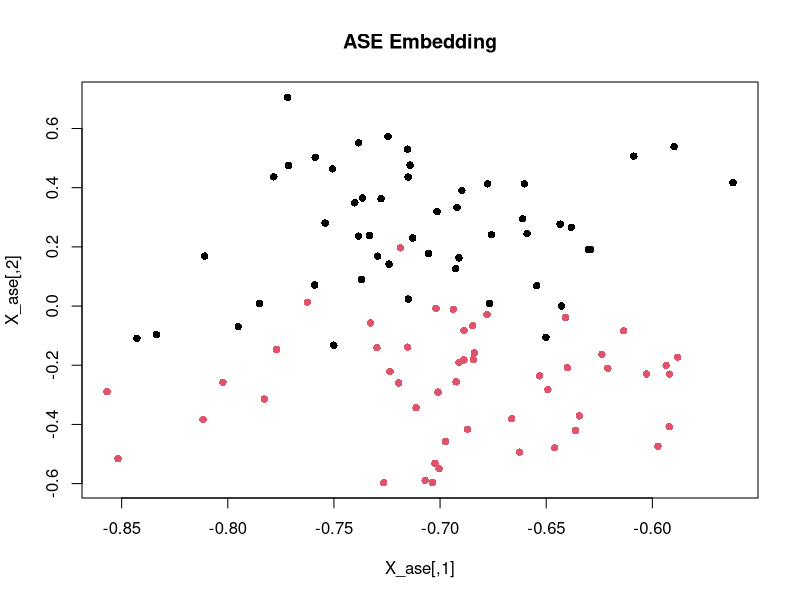
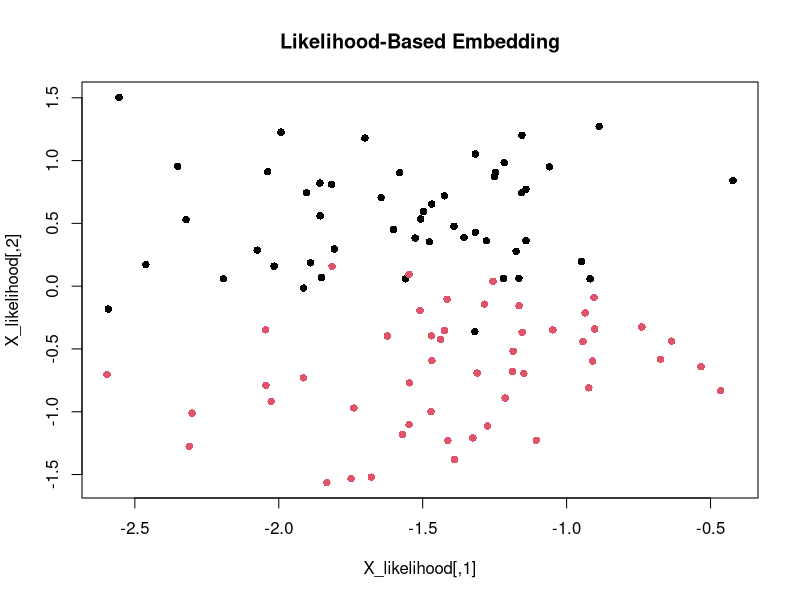

Write R code to recreate these figures, in order.
library(igraph)
library(mclust)


n <- 100
k <- 2    
p <- 0.7  
q <- 0.5  


block_sizes <- rep(n / k, k)
block_assignments <- unlist(lapply(seq_along(block_sizes), function(x) rep(x, block_sizes[x])))


block_probabilities <- matrix(c(p, q, q, p), nrow = k, ncol = k)


set.seed(142)
g <- sample_sbm(n, pref.matrix = block_probabilities, block.sizes = block_sizes, directed = FALSE)


A <- as_adjacency_matrix(g, sparse = FALSE)


A_noisy <- A
A_noisy[sample(which(A == 1), size = 0.2 * sum(A == 1))] <- 0  #Randomly set 20% of 1's to 0
A_noisy[sample(which(A == 0), size = 0.05 * sum(A == 0))] <- 1  #Add noise (5% of 0's become 1)


optimize_likelihood <- function(A, d, g = function(x) 1 / (1 + exp(-x)), 
                                tol = 1e-5, max_iter = 1000, lr = 0.001, lambda = 0.01, 
                                initial_X = NULL) {
  n <- nrow(A)
  
  #Initialize M as a mask and low-rank approximation (Y = WX)
  M <- ifelse(A == 0, 0, 1) * (1 - diag(1, n))
  
  W <- matrix(rnorm(d * d, mean = 0, sd = 0.01), d, d) 
  
  if (is.null(initial_X)) {
    X <- matrix(rnorm(n * d, mean = 0, sd = 0.01), n, d)  
  } else {
    X <- initial_X
  }
  
  clip <- function(x, eps = 1e-6) {
    pmin(pmax(x, eps), 1 - eps)
  }
  
  log_likelihood <- function(A, X, W, g, lambda) {
    P <- clip(g(X %*% t(X)))
    Y <- X %*% W
    M_approx <- Y %*% t(Y)
    A_obs <- A + M_approx
    sum((A_obs * (X %*% t(X)) + log(1 - P))) - lambda * (sum(X^2) + sum(W^2)) -
      sum((M - M_approx)^2)
  }
  
  gradient_X <- function(A, X, W, g, lambda) {
    P <- g(X %*% t(X))
    Y <- X %*% W
    M_approx <- Y %*% t(Y)
    grad_X <- 2 * (A + M_approx - ((1 - (A + M_approx)) * P)) %*% X - 4 * (M - M_approx) %*% Y %*% t(W) - 2 * lambda * X
    return(grad_X)
  }
  
  gradient_W <- function(A, X, W, M) {
    Y <- X %*% W
    M_approx <- Y %*% t(Y)
    grad_W <- -4 * t(X) %*% (M - M_approx) %*% Y - 2 * lambda * W
    return(grad_W)
  }
  
  clip_gradient <- function(grad, max_norm = 1) {
    norm <- sqrt(sum(grad^2))
    if (norm > max_norm) {
      grad <- grad * (max_norm / norm)
    }
    return(grad)
  }
  
  for (iter in 1:max_iter) {
    grad_X <- gradient_X(A, X, W, g, lambda)
    grad_W <- gradient_W(A, X, W, M)
    
    grad_X <- clip_gradient(grad_X) 
    grad_W <- clip_gradient(grad_W) 
    
    X <- X + lr * grad_X 
    W <- W + lr * grad_W 
    
    if (sqrt(sum(grad_X^2) + sum(grad_W^2)) < tol) break
  }
  
  list(X = X, W = W, log_likelihood = log_likelihood(A, X, W, g, lambda))
}


#ASE
ase_embedding <- function(A, d) {
  eig <- eigen(A, symmetric = TRUE)
  X <- eig$vectors[, 1:d] %*% diag(sqrt(eig$values[1:d]))
  return(X)
}

d <- 2
X_ase <- ase_embedding(A_noisy, d)

plot(X_ase, col = block_assignments, pch = 16, main = "ASE Embedding")

#likelihood-based optimization
result <- optimize_likelihood(A_noisy, d = d, lambda = 0.02, lr = 0.005, max_iter = 2000, initial_X = X_ase)

X_likelihood <- result$X
W_likelihood <- result$W

plot(X_likelihood, col = block_assignments, pch = 16, main = "Likelihood-Based Embedding")

#GMM on ASE and likelihood-based embeddings
gmm_ase <- Mclust(X_ase, G = k)
clustering_ase <- gmm_ase$classification

gmm_likelihood <- Mclust(X_likelihood, G = k)
clustering_likelihood <- gmm_likelihood$classification

#ARI
ase_ari <- adjustedRandIndex(block_assignments, clustering_ase)
likelihood_ari <- adjustedRandIndex(block_assignments, clustering_likelihood)

cat("ASE ARI:", ase_ari, "\n")
cat("Likelihood-Based ARI:", likelihood_ari, "\n")
